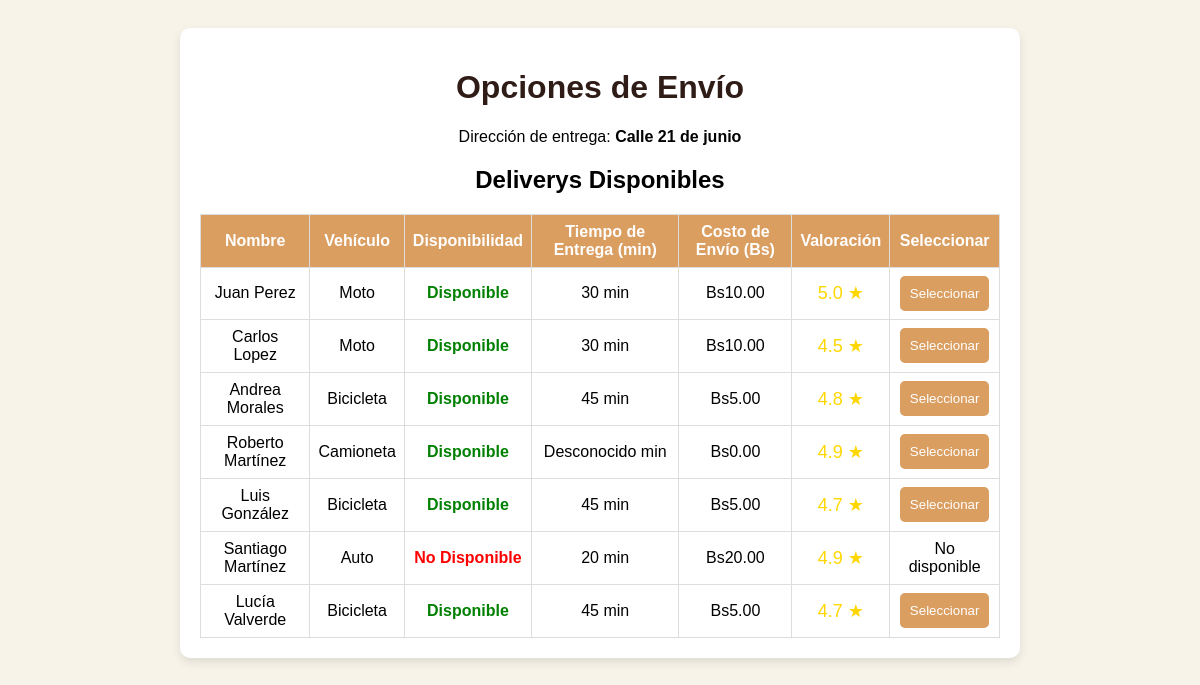
The app's page /envio.php (signed in) with its own data.
### tables this page shows
CREATE TABLE `delivery` (
  `ID_usuario` int(11) NOT NULL,
  `tipo_vehiculo` varchar(255) DEFAULT NULL,
  `disponibilidad` tinyint(1) NOT NULL,
  `valoracion` decimal(2,1) DEFAULT NULL
);

CREATE TABLE `usuario` (
  `ID_usuario` int(11) NOT NULL,
  `nombre` varchar(255) NOT NULL,
  `apellidos` varchar(255) NOT NULL,
  `telefono` varchar(15) DEFAULT NULL,
  `correo_electronico` varchar(255) NOT NULL,
  `contrasena` varchar(255) NOT NULL,
  `direccion` text DEFAULT NULL,
  `token` varchar(255) DEFAULT NULL,
  `Rol` varchar(50) NOT NULL,
  `Verificado` tinyint(1) NOT NULL
);

### envio.php (the view, shortened to what this page needs)
<?php
include('db.php');
$direccion_cliente = isset($_SESSION['direccion']) ? $_SESSION['direccion'] : "Calle 21 de junio";
$costos = [
    'Moto' => 10,
    'Auto' => 20,
    'Bicicleta' => 5
];
$tiempos_entrega = [
    'Moto' => 30,
    'Auto' => 20,
    'Bicicleta' => 45
];
$sql = "SELECT u.nombre, u.apellidos, d.ID_usuario, d.tipo_vehiculo, d.disponibilidad, d.valoracion
        FROM delivery d
        JOIN usuario u ON d.ID_usuario = u.ID_usuario";
$resultado = $conexion->query($sql);
?>
<!DOCTYPE html>
<html lang="es">
<head>
</head>
<body>
<div class="envio-container">
    <h1>Opciones de Envío</h1>
    <p>Dirección de entrega: <strong><?php echo $direccion_cliente; ?></strong></p>
    <div class="delivery-list">
        <h2>Deliverys Disponibles</h2>
        <form method="POST" action="">
            <table>
                <thead>
                    <tr>
                        <th>Nombre</th>
                        <th>Vehículo</th>
                        <th>Disponibilidad</th>
                        <th>Tiempo de Entrega (min)</th>
                        <th>Costo de Envío (Bs)</th>
                        <th>Valoración</th>
                        <th>Seleccionar</th>
                    </tr>
                </thead>
                <tbody>
                    <?php while ($fila = $resultado->fetch_assoc()):
                        $vehiculo = $fila['tipo_vehiculo'];
                        $costo_envio = isset($costos[$vehiculo]) ? $costos[$vehiculo] : 0;
                        $tiempo_entrega = isset($tiempos_entrega[$vehiculo]) ? $tiempos_entrega[$vehiculo] : 'Desconocido';
                    ?>
                    <tr>
                        <td><?php echo $fila['nombre'] . " " . $fila['apellidos']; ?></td>
                        <td><?php echo $vehiculo; ?></td>
                        <td>
                            <?php if ($fila['disponibilidad'] == 1): ?>
                                <span class="available">Disponible</span>
                            <?php else: ?>
                                <span class="unavailable">No Disponible</span>
                            <?php endif; ?>
                        </td>
                        <td><?php echo $tiempo_entrega; ?> min</td>
                        <td>Bs<?php echo number_format($costo_envio, 2); ?></td>
                        <td><span class="valoracion"><?php echo $fila['valoracion']; ?> ★</span></td>
                        <td>
                            <?php if ($fila['disponibilidad'] == 1): ?>
                                <button type="submit" name="delivery_id" value="<?php echo $fila['ID_usuario']; ?>" class="btn-select">Seleccionar</button>
                            <?php else: ?>
                                No disponible
                            <?php endif; ?>
                        </td>
                    </tr>
                    <?php endwhile; ?>
                </tbody>
            </table>
        </form>
    </div>
</div>
</body>
</html>

### envio.php (style rules this page uses)
body { font-family: Arial, sans-serif; background-color: #f7f3e9; padding: 20px; text-align: center; }
.envio-container { max-width: 800px; margin: 0 auto; background-color: #fff; padding: 20px; border-radius: 10px; box-shadow: 0 4px 10px rgba(0, 0, 0, 0.1); }
h1 { color: #301c17; }
.delivery-list { margin-top: 20px; }
table { width: 100%; border-collapse: collapse; margin-top: 10px; }
table, th, td { border: 1px solid #ddd; padding: 8px; }
th { background-color: #db9e61; color: white; }
td { text-align: center; }
.unavailable { color: red; font-weight: bold; }
.available { color: green; font-weight: bold; }
.valoracion { color: #FFD700; font-size: 18px; }
.btn-select { background-color: #db9e61; color: white; padding: 10px; border: none; border-radius: 5px; cursor: pointer; }

### records on screen
delivery: ID_usuario.nombre "Juan", ID_usuario.apellidos "Perez", tipo_vehiculo "Moto", disponibilidad "Disponible", tipo_vehiculo "30", tipo_vehiculo "10.00", valoracion "5.0"
delivery: ID_usuario.nombre "Carlos", ID_usuario.apellidos "Lopez", tipo_vehiculo "Moto", disponibilidad "Disponible", tipo_vehiculo "30", tipo_vehiculo "10.00", valoracion "4.5"
delivery: ID_usuario.nombre "Andrea", ID_usuario.apellidos "Morales", tipo_vehiculo "Bicicleta", disponibilidad "Disponible", tipo_vehiculo "45", tipo_vehiculo "5.00", valoracion "4.8"
delivery: ID_usuario.nombre "Roberto", ID_usuario.apellidos "Martínez", tipo_vehiculo "Camioneta", disponibilidad "Disponible", tipo_vehiculo "Desconocido", tipo_vehiculo "0.00", valoracion "4.9"
delivery: ID_usuario.nombre "Luis", ID_usuario.apellidos "González", tipo_vehiculo "Bicicleta", disponibilidad "Disponible", tipo_vehiculo "45", tipo_vehiculo "5.00", valoracion "4.7"
delivery: ID_usuario.nombre "Santiago", ID_usuario.apellidos "Martínez", tipo_vehiculo "Auto", disponibilidad "No Disponible", tipo_vehiculo "20", tipo_vehiculo "20.00", valoracion "4.9"
delivery: ID_usuario.nombre "Lucía", ID_usuario.apellidos "Valverde", tipo_vehiculo "Bicicleta", disponibilidad "Disponible", tipo_vehiculo "45", tipo_vehiculo "5.00", valoracion "4.7"

### other values on screen
$direccion_cliente "Calle 21 de junio"
